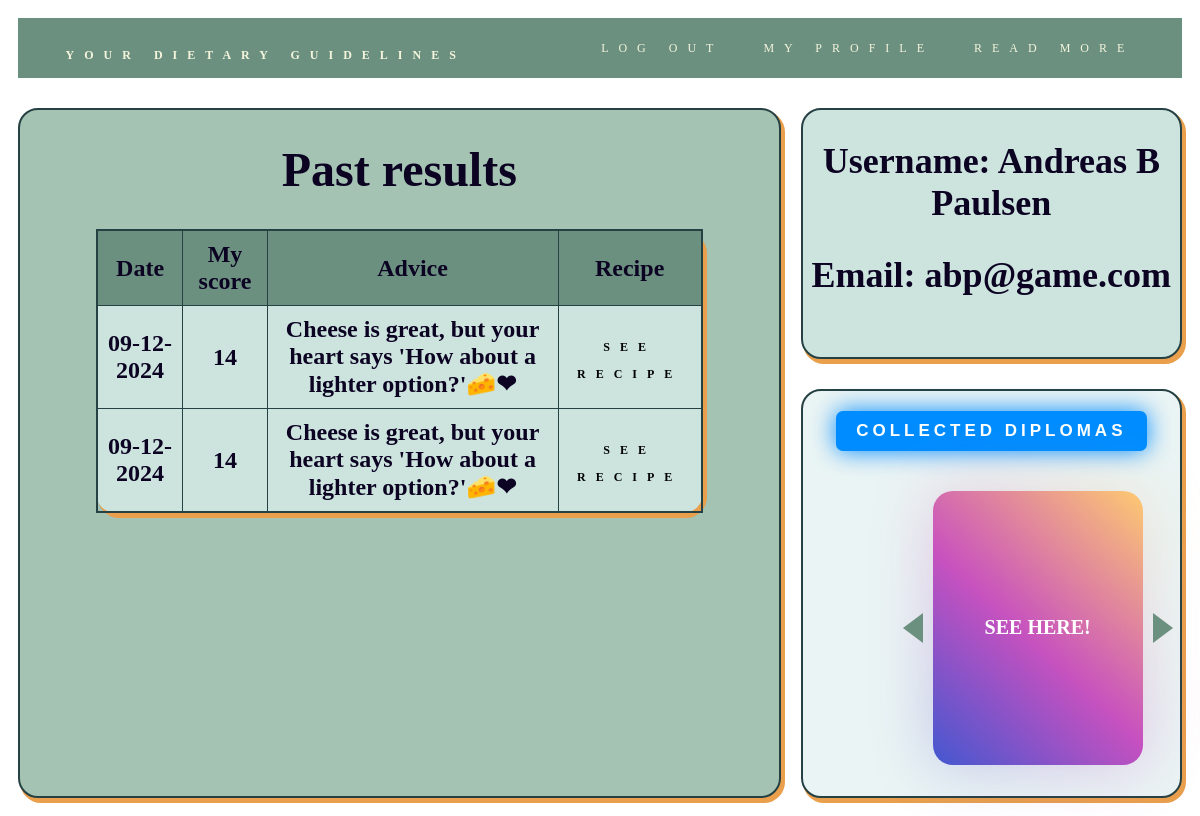
The page /Profile (signed in) on the database its author committed.
### tables this page shows
CREATE TABLE results (userID INT, date VARCHAR(15), score INT, advice VARCHAR(255), recipe VARCHAR(255));

CREATE TABLE 'users' (
"id" INTEGER PRIMARY KEY,
"name" VARCHAR(255),
"email" VARCHAR(255),
"password" VARCHAR(255)
);

### app.py (the view)
@app.route("/Profile")
def Profile():
    results = db.execute("SELECT date, score, advice FROM results JOIN users on userID = id WHERE userID = ? ORDER BY date", session["userID"])
    Name = db.execute("SELECT DISTINCT name FROM users WHERE id = ?", session["userID"])
    name = Name[0]["name"]
    Email = db.execute("SELECT DISTINCT email FROM users WHERE id = ?", session["userID"])
    email = Email[0]["email"]
    return render_template("Profile.html", results = results, name = name, email = email)

### P7/templates/Profile.html (shortened to what this page needs)
<!DOCTYPE html>
<html lang="en">
    <head>
        <link rel="stylesheet"type="text/css" href="/static/css/Styleprofile.css">
    </head>
<body>
     <div id="Homepage">
        <header class= "navbar">
                <h1><a href="/"> Your dietary guidelines </a></h1>
                <ul>
                    <li><a href="Signup"> Log out </a></li>
                    <li><a href="Profile">My Profile </a></li>
                    <li><a href="https://foedevarestyrelsen.dk/kost-og-foedevarer/alt-om-mad/de-officielle-kostraad"> Read More </a></li>
                </ul>
        </header>
    <main class="grid-item1">
        <h1> Past results</h1>
        <table>
            <tr>
                <th>Date</th>
                <th>My score</th>
                <th>Advice</th>
                <th>Recipe</th>
            </tr>
            {% for result in results %}
            <tr>
                <td>{{result["date"]}}</td>
                <td>{{result["score"]}}</td>
                <td>{{result["advice"]}}</td>
                <td><a href="{{result[recipe]}}" style="color: black">See Recipe</a></td>
            </tr>
            {% endfor %}
        </table>
    </main>
    <aside class="grid-item2">
        <h1>Username: {{name}}</h1>
        <h1>Email: {{email}}</h1>
    </aside>
    <footer class="grid-item3">
        <button class="shadow__btn">
            Collected diplomas</button>
<div class="container noselect">
    <div class="canvas">
        <div class="tracker tr-1"></div>
        <div class="tracker tr-2"></div>
        <div class="tracker tr-3"></div>
        <div class="tracker tr-4"></div>
        <div class="tracker tr-5"></div>
        <div class="tracker tr-6"></div>
        <div class="tracker tr-7"></div>
        <div class="tracker tr-8"></div>
        <div class="tracker tr-9"></div>
        <div class="tracker tr-10"></div>
        <div class="tracker tr-11"></div>
        <div class="tracker tr-12"></div>
        <div class="tracker tr-13"></div>
        <div class="tracker tr-14"></div>
        <div class="tracker tr-15"></div>
        <div class="tracker tr-16"></div>
        <div class="tracker tr-17"></div>
        <div class="tracker tr-18"></div>
        <div class="tracker tr-19"></div>
        <div class="tracker tr-20"></div>
        <div class="tracker tr-21"></div>
        <div class="tracker tr-22"></div>
        <div class="tracker tr-23"></div>
        <div class="tracker tr-24"></div>
        <div class="tracker tr-25"></div>
        <div class="arrow left-arrow"></div>
        <div class="arrow right-arrow"></div>
        <div id="card">
        <p id="prompt">SEE HERE!</p>
      </div>
    </div>
  </div>
    </footer>
</div>
</body>
</html>

### rows shown on the page
results: date "09-12-2024", score "14", advice "Cheese is great, but your heart says 'How about a lighter option?'🧀❤"
results: date "09-12-2024", score "14", advice "Cheese is great, but your heart says 'How about a lighter option?'🧀❤"
users: name "Andreas B Paulsen", email "abp@game.com"
